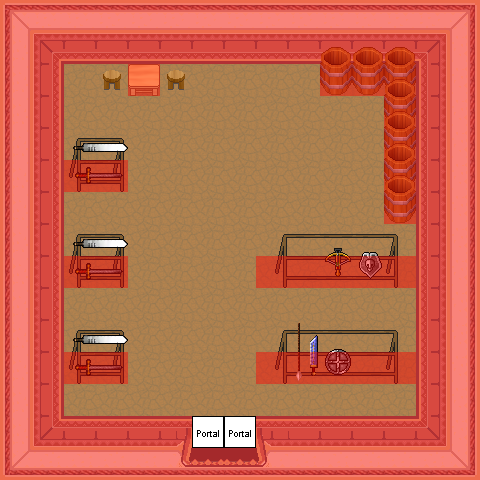

This game map was drawn from its Tiled (.tmx) file and the tilesets committed beside it. A one-line description and the trimmed map source follow:
An orthogonal 15x15 tile map with 32x32 px tiles, 7 tile layers (0_floor, 1_terrain, 2_object, 3_roof, ...), 12 tilesets.

<map version="1.8" tiledversion="1.8.4" orientation="orthogonal" renderorder="right-down" width="15" height="15" tilewidth="32" tileheight="32" infinite="0" nextlayerid="8" nextobjectid="1">
 <tileset firstgid="1" name="wall" tilewidth="32" tileheight="32" tilecount="16" columns="2">
  <image source="../../tileset/building/wall/int_wall_pale.png" width="64" height="256" />
 </tileset>
 <tileset firstgid="17" name="wall2" tilewidth="32" tileheight="32" tilecount="20" columns="2">
  <image source="../../tileset/building/wall/int_wall_purple.png" width="64" height="320" />
 </tileset>
 <tileset firstgid="37" name="entrance" tilewidth="32" tileheight="32" tilecount="36" columns="9">
  <image source="../../tileset/building/entrance/pale_red_ns.png" width="288" height="128" />
 </tileset>
 <tileset firstgid="73" name="entrance details" tilewidth="32" tileheight="32" tilecount="6" columns="3">
  <image source="../../tileset/building/entrance/detail_ns.png" width="96" height="64" />
 </tileset>
 <tileset firstgid="79" name="ground_4" tilewidth="32" tileheight="32" tilecount="40" columns="4">
  <image source="../../tileset/ground/ground_4.png" width="128" height="320" />
 </tileset>
 <tileset firstgid="119" name="barrell" tilewidth="32" tileheight="32" tilecount="2" columns="1">
  <image source="../../tileset/item/pot/barrel_tall.png" width="32" height="64" />
 </tileset>
 <tileset firstgid="121" name="stool" tilewidth="32" tileheight="32" tilecount="1" columns="1">
  <image source="../../tileset/furniture/chair/stool.png" width="32" height="32" />
 </tileset>
 <tileset firstgid="122" name="table" tilewidth="32" tileheight="32" tilecount="1" columns="1">
  <image source="../../tileset/furniture/table/square_pale.png" width="32" height="32" />
 </tileset>
 <tileset firstgid="123" name="collision" tilewidth="32" tileheight="32" tilecount="1" columns="1">
  <image source="../../tileset/logic/collision.png" width="32" height="32" />
 </tileset>
 <tileset firstgid="124" name="portal" tilewidth="32" tileheight="32" tilecount="24" columns="8">
  <image source="../../tileset/logic/portal.png" width="256" height="96" />
 </tileset>
 <tileset firstgid="148" name="sword rack" tilewidth="32" tileheight="32" tilecount="4" columns="2">
  <image source="../../tileset/item/armor/sword_rack.png" width="64" height="64" />
 </tileset>
 <tileset firstgid="152" name="weapon rack" tilewidth="32" tileheight="32" tilecount="18" columns="9">
  <image source="../../tileset/item/armor/weapons_rack.png" width="288" height="64" />
 </tileset>
 <layer id="1" name="0_floor" width="15" height="15">
  <data>[225 cells, 225 non-empty, 3 distinct tile ids]</data>
 </layer>
 <layer id="2" name="1_terrain" width="15" height="15">
  <data>[225 cells, 130 non-empty, 34 distinct tile ids]</data>
 </layer>
 <layer id="3" name="2_object" width="15" height="15">
  <data>[225 cells, 7 non-empty, 1 distinct tile ids]</data>
 </layer>
 <layer id="4" name="3_roof" width="15" height="15">
  <data>[225 cells, 20 non-empty, 13 distinct tile ids]</data>
 </layer>
 <layer id="5" name="objects" width="15" height="15">
  <data>[225 cells, 2 non-empty, 1 distinct tile ids]</data>
 </layer>
 <layer id="6" name="collision" width="15" height="15" opacity="0.44">
  <data>[225 cells, 126 non-empty, 1 distinct tile ids]</data>
 </layer>
 <layer id="7" name="protection" width="15" height="15">
  <data>[225 cells, 0 non-empty, 0 distinct tile ids]</data>
 </layer>
</map>
